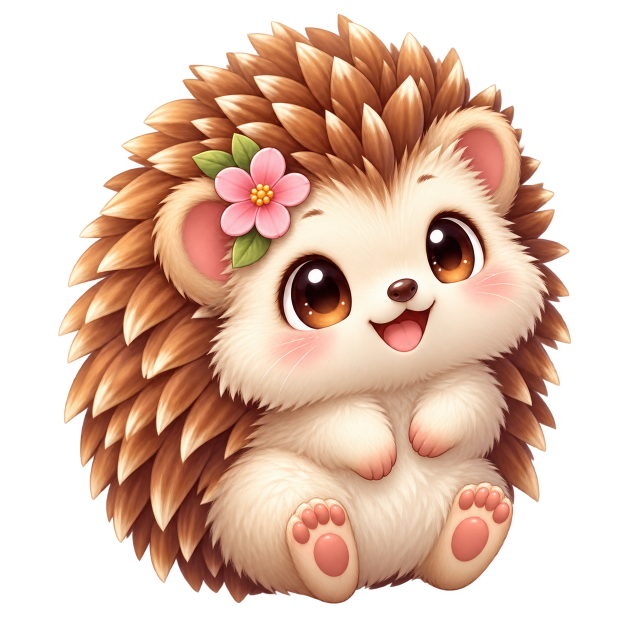
#> input picture docs/source-assets/animal-hedgehog-v1-master.png, 1254 x 1254 px (shown at 1/2 size)
$ python -i process_v15_sprite_variety.py   (imports and definitions only)
#> lines starting #> are read from the running program, lines starting #| are printed output that depends on the picture
#> further down, picture is the input picture: PIL image 1254x1254 RGBA; mean R, G, B, A 119.5, 87, 69.3, 147.2
"""Install the v0.15 friend, enemy, and weapon ImageGen sprites.

Two friend exports visualised transparency as a pale checkerboard. Their raw
masters are preserved in docs/source-assets, while a connected edge-background
mask produces clean transparent runtime sprites. The other ImageGen exports
already contain genuine alpha.
"""

from collections import deque
from pathlib import Path
from shutil import copy2

from PIL import Image, ImageFilter


ROOT = Path(__file__).resolve().parents[1]
GENERATED = Path(r"C:\Users\hellb\.codex\generated_images\01a05916-8b99-7721-bceb-35b3a6460521")
SOURCE = ROOT / "docs" / "source-assets"
RUNTIME = ROOT / "public" / "assets"

ASSETS = {
    "animal-otter-v1": ("exec-950f3c3f-789b-47c0-a67e-a7c155fc2e60.png", False),
    "animal-lamb-v1": ("exec-57f084d6-ce40-4f97-bf53-54bad6882337.png", True),
    "animal-capybara-v1": ("exec-cba746d6-882e-4c8b-80cb-75a874415880.png", True),
    "enemy-acorn-knight-v1": ("exec-cabb2a1c-012b-4b60-8b25-e7f34d9216e8.png", False),
    "enemy-bubble-dragon-v1": ("exec-fb52ea12-5734-4e41-a5d0-a50fd20fb91b.png", False),
    "enemy-candy-mimic-v1": ("exec-169372b7-88cf-44cd-8407-0f00028affaf.png", False),
    "weapon-comet-spear-v1": ("exec-b5375e5e-a3db-4e42-81ff-0bb0211693d5.png", False),
    "weapon-bubble-bow-v1": ("exec-cd32e254-7053-49ea-bd73-81695670a31d.png", False),
    "weapon-cupcake-mace-v1": ("exec-82dc31d4-7eb1-4017-bd81-e80b8cccfc98.png", False),
}


def remove_connected_checkerboard(image: Image.Image) -> Image.Image:
    rgb = image.convert("RGB")
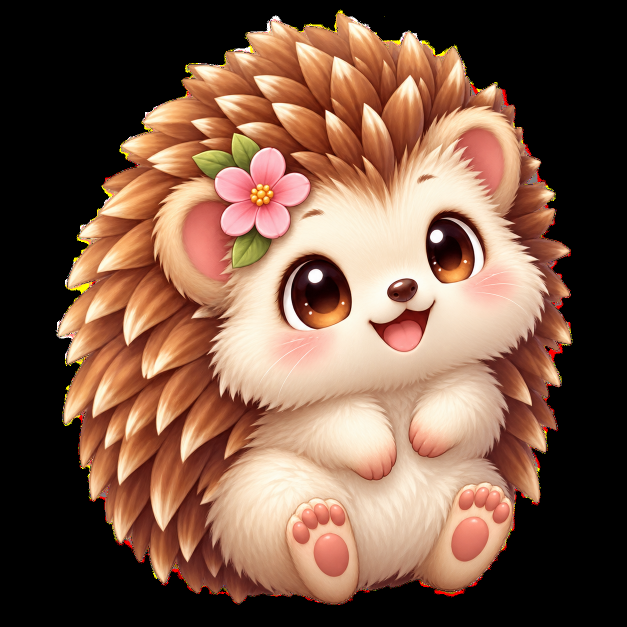
#> rgb: PIL image 1254x1254 RGB (shown at 1/2 size); mean R, G, B 119.5, 87, 69.3
    width, height = rgb.size
#> width = 1254; height = 1254
    pixels = rgb.load()
    background = Image.new("L", rgb.size, 0)
#> background: PIL image 1254x1254 L; every value is 0
    background_pixels = background.load()
    queue: deque[tuple[int, int]] = deque()

    def is_background_candidate(x: int, y: int) -> bool:
        red, green, blue = pixels[x, y]
        return min(red, green, blue) >= 205 and max(red, green, blue) - min(red, green, blue) <= 24

    for x in range(width):
        queue.append((x, 0))
        queue.append((x, height - 1))
    for y in range(height):
        queue.append((0, y))
        queue.append((width - 1, y))

    while queue:
        x, y = queue.popleft()
        if background_pixels[x, y] or not is_background_candidate(x, y):
            continue
        background_pixels[x, y] = 255
        if x > 0:
            queue.append((x - 1, y))
        if x + 1 < width:
            queue.append((x + 1, y))
        if y > 0:
            queue.append((x, y - 1))
        if y + 1 < height:
            queue.append((x, y + 1))
#> this loop made 5016 passes
#> (x, y) on passes 2 to 4: (0, 1253), (1, 0), (1, 1253)

    softened_background = background.filter(ImageFilter.GaussianBlur(1.1))
    alpha = softened_background.point(lambda value: 255 - value)
#> alpha: PIL image 1254x1254 L; every value is 255
    rgba = rgb.convert("RGBA")
    rgba.putalpha(alpha)
    return rgba


def main() -> None:
    SOURCE.mkdir(parents=True, exist_ok=True)
    RUNTIME.mkdir(parents=True, exist_ok=True)
    for stem, (filename, remove_checkerboard) in ASSETS.items():
        generated = GENERATED / filename
        if not generated.exists():
            raise FileNotFoundError(generated)
        master = SOURCE / f"{stem}-master.png"
        copy2(generated, master)
        with Image.open(master) as source_image:
            rgba = remove_connected_checkerboard(source_image) if remove_checkerboard else source_image.convert("RGBA")
            rgba.thumbnail((512, 512), Image.Resampling.LANCZOS)
            if rgba.getextrema()[3][0] != 0:
                raise ValueError(f"{filename} has no fully transparent pixels")
            output = RUNTIME / f"{stem}.png"
            rgba.save(output, "PNG", optimize=True)
            print(f"{output.relative_to(ROOT)} {rgba.width}x{rgba.height} {output.stat().st_size} bytes")


# [2 lines not run here, left out]

>>> from PIL import Image
>>> picture = Image.open('../docs/source-assets/animal-hedgehog-v1-master.png')
>>> result = remove_connected_checkerboard(picture)

$ run again, on docs/source-assets/cage-garden-vine-front-v5-master.png
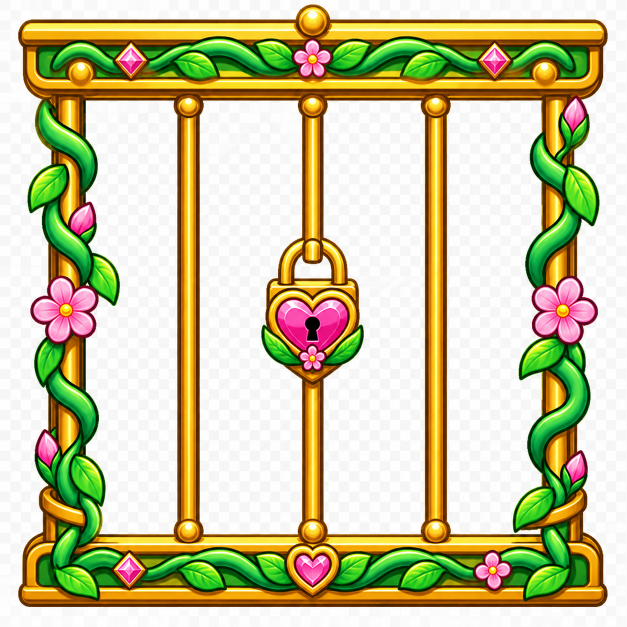
#> input picture docs/source-assets/cage-garden-vine-front-v5-master.png, 1254 x 1254 px (shown at 1/2 size)
#> picture is the input picture: PIL image 1254x1254 RGB; mean R, G, B 202.2, 198.6, 157.5
#> background: PIL image 1254x1254 L; every value is 0
#> the loop in remove_connected_checkerboard, `while queue:` made 1068952 passes
#> (red in is_background_candidate, green in is_background_candidate, blue in is_background_candidate) on passes 1 to 3: (246, 247, 246), (249, 247, 247), (248, 248, 248)
#> in remove_connected_checkerboard, `softened_background = background.filter(ImageFilter.GaussianBlur(1.1))`:
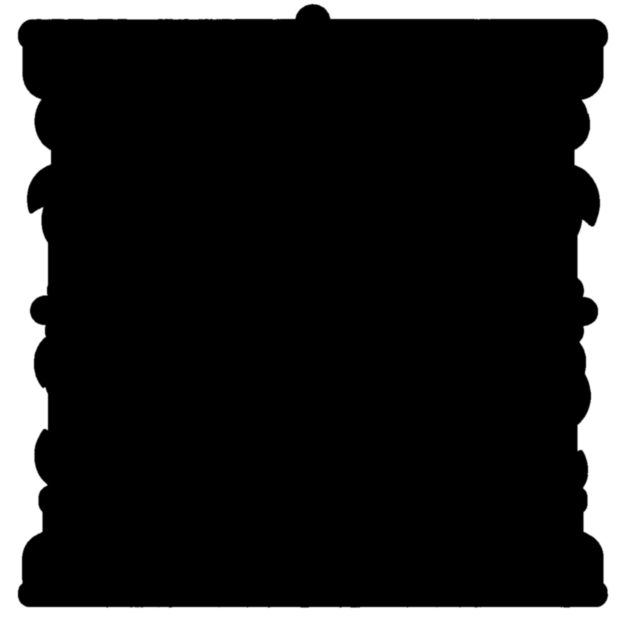
#> softened_background: PIL image 1254x1254 L (shown at 1/2 size); min 0, max 255, mean 43.3
#> in remove_connected_checkerboard, `alpha = softened_background.point(lambda value: 255 - value)`:
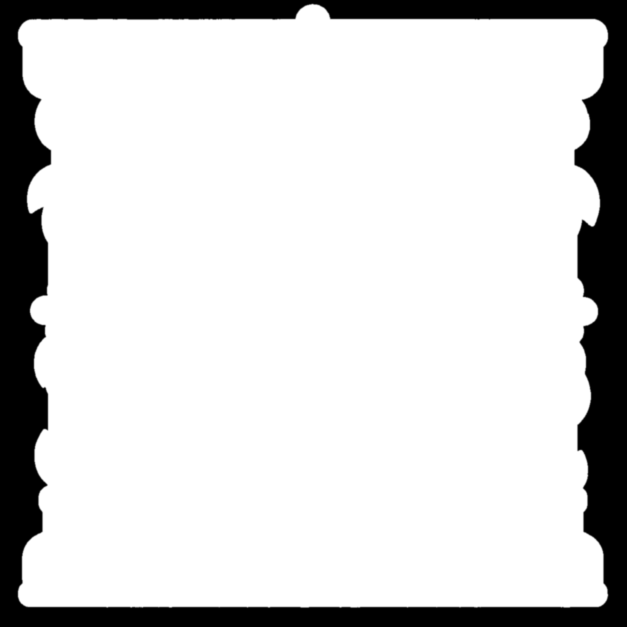
#> alpha: PIL image 1254x1254 L (shown at 1/2 size); min 0, max 255, mean 211.7

$ run again, on docs/source-assets/cage-golden-heart-front-v5-master.png
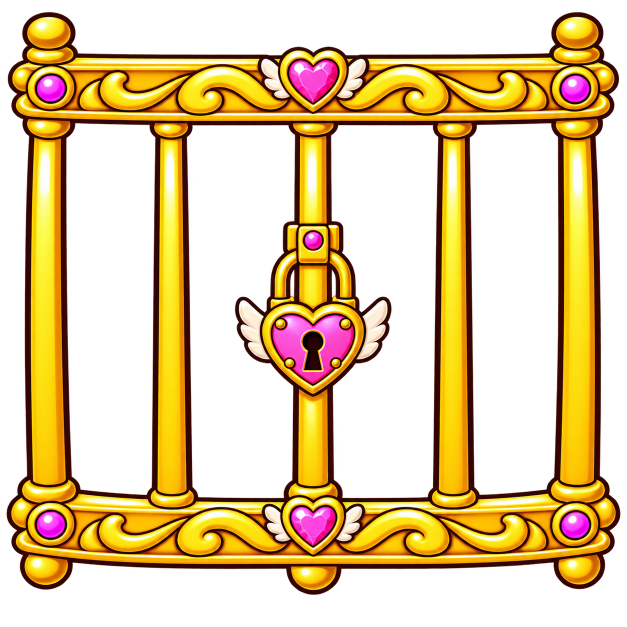
#> input picture docs/source-assets/cage-golden-heart-front-v5-master.png, 1254 x 1254 px (shown at 1/2 size)
#> picture is the input picture: PIL image 1254x1254 RGBA; mean R, G, B, A 87.9, 63.3, 16.5, 113.3
#> in remove_connected_checkerboard, `rgb = image.convert("RGB")`:
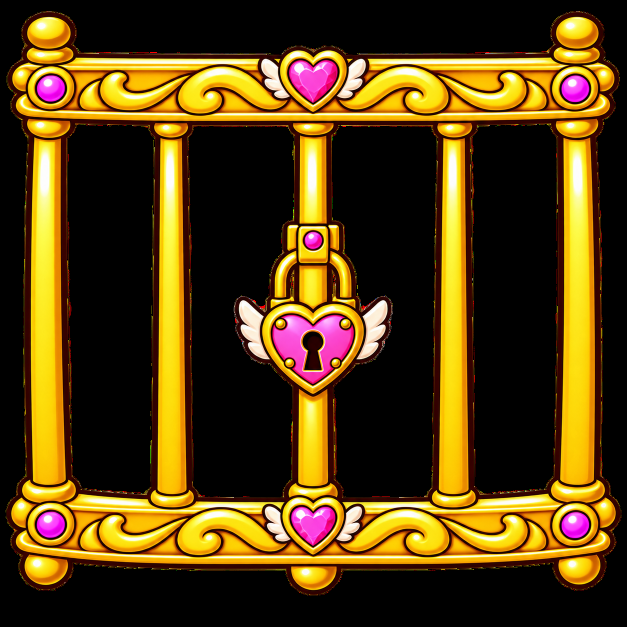
#> rgb: PIL image 1254x1254 RGB (shown at 1/2 size); mean R, G, B 87.9, 63.3, 16.5
#> background: PIL image 1254x1254 L; every value is 0
#> the loop in remove_connected_checkerboard, `while queue:` made 5016 passes
#> (x, y) on passes 2 to 4: (0, 1253), (1, 0), (1, 1253)
#> alpha: PIL image 1254x1254 L; every value is 255
